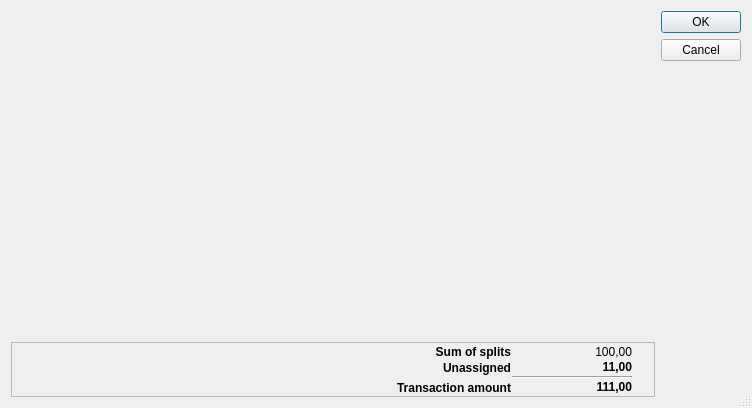
<?xml version="1.0" encoding="UTF-8"?>
<ui version="4.0">
 <class>KSplitTransactionDlg</class>
 <widget class="QDialog" name="KSplitTransactionDlg">
  <property name="geometry">
   <rect>
    <x>0</x>
    <y>0</y>
    <width>752</width>
    <height>408</height>
   </rect>
  </property>
  <property name="windowTitle">
   <string>Split transaction</string>
  </property>
  <property name="sizeGripEnabled">
   <bool>true</bool>
  </property>
  <layout class="QHBoxLayout" name="horizontalLayout_2">
   <item>
    <layout class="QHBoxLayout" name="horizontalLayout">
     <property name="spacing">
      <number>6</number>
     </property>
     <property name="leftMargin">
      <number>0</number>
     </property>
     <property name="topMargin">
      <number>0</number>
     </property>
     <property name="rightMargin">
      <number>0</number>
     </property>
     <property name="bottomMargin">
      <number>0</number>
     </property>
     <item>
      <layout class="QVBoxLayout">
       <property name="spacing">
        <number>6</number>
       </property>
       <property name="leftMargin">
        <number>0</number>
       </property>
       <property name="topMargin">
        <number>0</number>
       </property>
       <property name="rightMargin">
        <number>0</number>
       </property>
       <property name="bottomMargin">
        <number>0</number>
       </property>
       <item>
        <widget class="KMyMoneySplitTable" name="transactionsTable" native="true">
         <property name="cursor">
          <cursorShape>ArrowCursor</cursorShape>
         </property>
        </widget>
       </item>
       <item>
        <widget class="QFrame" name="m_sumFrame">
         <property name="sizePolicy">
          <sizepolicy hsizetype="Preferred" vsizetype="Fixed">
           <horstretch>0</horstretch>
           <verstretch>0</verstretch>
          </sizepolicy>
         </property>
         <property name="frameShape">
          <enum>QFrame::StyledPanel</enum>
         </property>
         <property name="frameShadow">
          <enum>QFrame::Raised</enum>
         </property>
         <layout class="QHBoxLayout">
          <property name="spacing">
           <number>6</number>
          </property>
          <property name="leftMargin">
           <number>1</number>
          </property>
          <property name="topMargin">
           <number>1</number>
          </property>
          <property name="rightMargin">
           <number>1</number>
          </property>
          <property name="bottomMargin">
           <number>1</number>
          </property>
          <item>
           <spacer name="Spacer12">
            <property name="orientation">
             <enum>Qt::Horizontal</enum>
            </property>
            <property name="sizeType">
             <enum>QSizePolicy::Expanding</enum>
            </property>
            <property name="sizeHint" stdset="0">
             <size>
              <width>0</width>
              <height>16</height>
             </size>
            </property>
           </spacer>
          </item>
          <item>
           <layout class="QGridLayout">
            <property name="leftMargin">
             <number>0</number>
            </property>
            <property name="topMargin">
             <number>0</number>
            </property>
            <property name="rightMargin">
             <number>0</number>
            </property>
            <property name="bottomMargin">
             <number>0</number>
            </property>
            <property name="spacing">
             <number>1</number>
            </property>
            <item row="1" column="1">
             <widget class="QLabel" name="splitUnassigned">
              <property name="sizePolicy">
               <sizepolicy hsizetype="Fixed" vsizetype="Fixed">
                <horstretch>0</horstretch>
                <verstretch>0</verstretch>
               </sizepolicy>
              </property>
              <property name="minimumSize">
               <size>
                <width>120</width>
                <height>15</height>
               </size>
              </property>
              <property name="text">
               <string>&lt;b&gt;11,00&lt;b&gt;</string>
              </property>
              <property name="alignment">
               <set>Qt::AlignRight|Qt::AlignTrailing|Qt::AlignVCenter</set>
              </property>
              <property name="wordWrap">
               <bool>false</bool>
              </property>
             </widget>
            </item>
            <item row="3" column="1">
             <widget class="QLabel" name="transactionAmount">
              <property name="sizePolicy">
               <sizepolicy hsizetype="Fixed" vsizetype="Fixed">
                <horstretch>0</horstretch>
                <verstretch>0</verstretch>
               </sizepolicy>
              </property>
              <property name="minimumSize">
               <size>
                <width>120</width>
                <height>15</height>
               </size>
              </property>
              <property name="text">
               <string>&lt;b&gt;111,00&lt;b&gt;</string>
              </property>
              <property name="alignment">
               <set>Qt::AlignRight|Qt::AlignTrailing|Qt::AlignVCenter</set>
              </property>
              <property name="wordWrap">
               <bool>false</bool>
              </property>
             </widget>
            </item>
            <item row="1" column="0">
             <widget class="QLabel" name="TextLabel1_2">
              <property name="font">
               <font>
                <weight>75</weight>
                <bold>true</bold>
               </font>
              </property>
              <property name="text">
               <string>Unassigned</string>
              </property>
              <property name="alignment">
               <set>Qt::AlignRight|Qt::AlignTrailing|Qt::AlignVCenter</set>
              </property>
              <property name="wordWrap">
               <bool>false</bool>
              </property>
             </widget>
            </item>
            <item row="0" column="0">
             <widget class="QLabel" name="TextLabel1">
              <property name="font">
               <font>
                <weight>75</weight>
                <bold>true</bold>
               </font>
              </property>
              <property name="text">
               <string>Sum of splits</string>
              </property>
              <property name="alignment">
               <set>Qt::AlignRight|Qt::AlignTrailing|Qt::AlignVCenter</set>
              </property>
              <property name="wordWrap">
               <bool>false</bool>
              </property>
             </widget>
            </item>
            <item row="0" column="1">
             <widget class="QLabel" name="splitSum">
              <property name="sizePolicy">
               <sizepolicy hsizetype="Fixed" vsizetype="Fixed">
                <horstretch>0</horstretch>
                <verstretch>0</verstretch>
               </sizepolicy>
              </property>
              <property name="minimumSize">
               <size>
                <width>120</width>
                <height>15</height>
               </size>
              </property>
              <property name="text">
               <string>100,00</string>
              </property>
              <property name="alignment">
               <set>Qt::AlignRight|Qt::AlignTrailing|Qt::AlignVCenter</set>
              </property>
              <property name="wordWrap">
               <bool>false</bool>
              </property>
             </widget>
            </item>
            <item row="3" column="0">
             <widget class="QLabel" name="TextLabel1_2_2">
              <property name="minimumSize">
               <size>
                <width>150</width>
                <height>0</height>
               </size>
              </property>
              <property name="font">
               <font>
                <weight>75</weight>
                <bold>true</bold>
               </font>
              </property>
              <property name="text">
               <string>Transaction amount</string>
              </property>
              <property name="alignment">
               <set>Qt::AlignRight|Qt::AlignTrailing|Qt::AlignVCenter</set>
              </property>
              <property name="wordWrap">
               <bool>false</bool>
              </property>
             </widget>
            </item>
            <item row="2" column="1">
             <widget class="Line" name="Line2">
              <property name="frameShape">
               <enum>QFrame::HLine</enum>
              </property>
              <property name="frameShadow">
               <enum>QFrame::Sunken</enum>
              </property>
             </widget>
            </item>
           </layout>
          </item>
          <item>
           <widget class="QFrame" name="Frame3">
            <property name="sizePolicy">
             <sizepolicy hsizetype="Preferred" vsizetype="MinimumExpanding">
              <horstretch>0</horstretch>
              <verstretch>0</verstretch>
             </sizepolicy>
            </property>
            <property name="minimumSize">
             <size>
              <width>15</width>
              <height>0</height>
             </size>
            </property>
            <property name="maximumSize">
             <size>
              <width>32767</width>
              <height>80</height>
             </size>
            </property>
            <property name="frameShape">
             <enum>QFrame::NoFrame</enum>
            </property>
            <property name="frameShadow">
             <enum>QFrame::Raised</enum>
            </property>
           </widget>
          </item>
         </layout>
        </widget>
       </item>
      </layout>
     </item>
    </layout>
   </item>
   <item>
    <widget class="QDialogButtonBox" name="buttonBox">
     <property name="orientation">
      <enum>Qt::Vertical</enum>
     </property>
     <property name="standardButtons">
      <set>QDialogButtonBox::Cancel|QDialogButtonBox::Ok</set>
     </property>
    </widget>
   </item>
  </layout>
 </widget>
 <layoutdefault spacing="6" margin="11"/>
 <customwidgets>
  <customwidget>
   <class>KMyMoneySplitTable</class>
   <extends>QWidget</extends>
   <header>../dialogs/kmymoneysplittable.h</header>
  </customwidget>
 </customwidgets>
 <resources/>
 <connections>
  <connection>
   <sender>buttonBox</sender>
   <signal>accepted()</signal>
   <receiver>KSplitTransactionDlg</receiver>
   <slot>accept()</slot>
   <hints>
    <hint type="sourcelabel">
     <x>607</x>
     <y>203</y>
    </hint>
    <hint type="destinationlabel">
     <x>327</x>
     <y>203</y>
    </hint>
   </hints>
  </connection>
  <connection>
   <sender>buttonBox</sender>
   <signal>rejected()</signal>
   <receiver>KSplitTransactionDlg</receiver>
   <slot>reject()</slot>
   <hints>
    <hint type="sourcelabel">
     <x>607</x>
     <y>203</y>
    </hint>
    <hint type="destinationlabel">
     <x>327</x>
     <y>203</y>
    </hint>
   </hints>
  </connection>
 </connections>
</ui>
